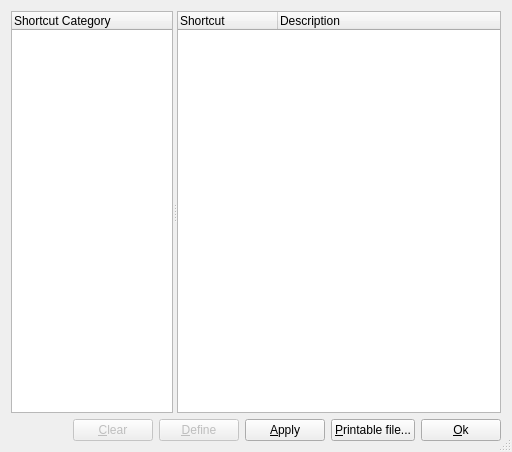
<?xml version="1.0" encoding="UTF-8"?>
<ui version="4.0">
 <class>ShortcutConfigBase</class>
 <widget class="QDialog" name="ShortcutConfigBase">
  <property name="geometry">
   <rect>
    <x>0</x>
    <y>0</y>
    <width>512</width>
    <height>452</height>
   </rect>
  </property>
  <property name="windowTitle">
   <string>Configure Keyboard Shortcuts</string>
  </property>
  <property name="sizeGripEnabled">
   <bool>true</bool>
  </property>
  <layout class="QVBoxLayout" name="verticalLayout">
   <item>
    <widget class="QSplitter" name="splitter">
     <property name="sizePolicy">
      <sizepolicy hsizetype="Expanding" vsizetype="Expanding">
       <horstretch>0</horstretch>
       <verstretch>0</verstretch>
      </sizepolicy>
     </property>
     <property name="orientation">
      <enum>Qt::Horizontal</enum>
     </property>
     <property name="childrenCollapsible">
      <bool>true</bool>
     </property>
     <widget class="QTreeWidget" name="cgListView">
      <property name="sizePolicy">
       <sizepolicy hsizetype="Minimum" vsizetype="Expanding">
        <horstretch>1</horstretch>
        <verstretch>0</verstretch>
       </sizepolicy>
      </property>
      <property name="minimumSize">
       <size>
        <width>105</width>
        <height>200</height>
       </size>
      </property>
      <column>
       <property name="text">
        <string>Shortcut Category</string>
       </property>
      </column>
     </widget>
     <widget class="QTreeWidget" name="scListView">
      <property name="sizePolicy">
       <sizepolicy hsizetype="Preferred" vsizetype="Expanding">
        <horstretch>2</horstretch>
        <verstretch>0</verstretch>
       </sizepolicy>
      </property>
      <property name="minimumSize">
       <size>
        <width>170</width>
        <height>230</height>
       </size>
      </property>
      <column>
       <property name="text">
        <string>Shortcut</string>
       </property>
      </column>
      <column>
       <property name="text">
        <string>Description</string>
       </property>
      </column>
     </widget>
    </widget>
   </item>
   <item>
    <layout class="QHBoxLayout">
     <item>
      <spacer name="spacer3">
       <property name="orientation">
        <enum>Qt::Horizontal</enum>
       </property>
       <property name="sizeType">
        <enum>QSizePolicy::Expanding</enum>
       </property>
       <property name="sizeHint" stdset="0">
        <size>
         <width>150</width>
         <height>21</height>
        </size>
       </property>
      </spacer>
     </item>
     <item>
      <widget class="QPushButton" name="clearButton">
       <property name="enabled">
        <bool>false</bool>
       </property>
       <property name="text">
        <string>&amp;Clear</string>
       </property>
       <property name="shortcut">
        <string>Alt+C</string>
       </property>
      </widget>
     </item>
     <item>
      <widget class="QPushButton" name="defineButton">
       <property name="enabled">
        <bool>false</bool>
       </property>
       <property name="text">
        <string>&amp;Define</string>
       </property>
       <property name="shortcut">
        <string>Alt+D</string>
       </property>
      </widget>
     </item>
     <item>
      <spacer name="spacer2">
       <property name="orientation">
        <enum>Qt::Horizontal</enum>
       </property>
       <property name="sizeType">
        <enum>QSizePolicy::Expanding</enum>
       </property>
       <property name="sizeHint" stdset="0">
        <size>
         <width>30</width>
         <height>21</height>
        </size>
       </property>
      </spacer>
     </item>
     <item>
      <widget class="QPushButton" name="applyButton">
       <property name="text">
        <string>&amp;Apply</string>
       </property>
       <property name="shortcut">
        <string>Alt+A</string>
       </property>
      </widget>
     </item>
     <item>
      <widget class="QPushButton" name="textFileButton">
       <property name="text">
        <string>&amp;Printable file...</string>
       </property>
       <property name="shortcut">
        <string>Alt+P</string>
       </property>
      </widget>
     </item>
     <item>
      <spacer name="spacer4">
       <property name="orientation">
        <enum>Qt::Horizontal</enum>
       </property>
       <property name="sizeType">
        <enum>QSizePolicy::Expanding</enum>
       </property>
       <property name="sizeHint" stdset="0">
        <size>
         <width>30</width>
         <height>21</height>
        </size>
       </property>
      </spacer>
     </item>
     <item>
      <widget class="QPushButton" name="okButton">
       <property name="text">
        <string>&amp;Ok</string>
       </property>
       <property name="shortcut">
        <string>Alt+O</string>
       </property>
      </widget>
     </item>
    </layout>
   </item>
  </layout>
 </widget>
 <layoutdefault spacing="6" margin="11"/>
 <resources/>
 <connections/>
</ui>
